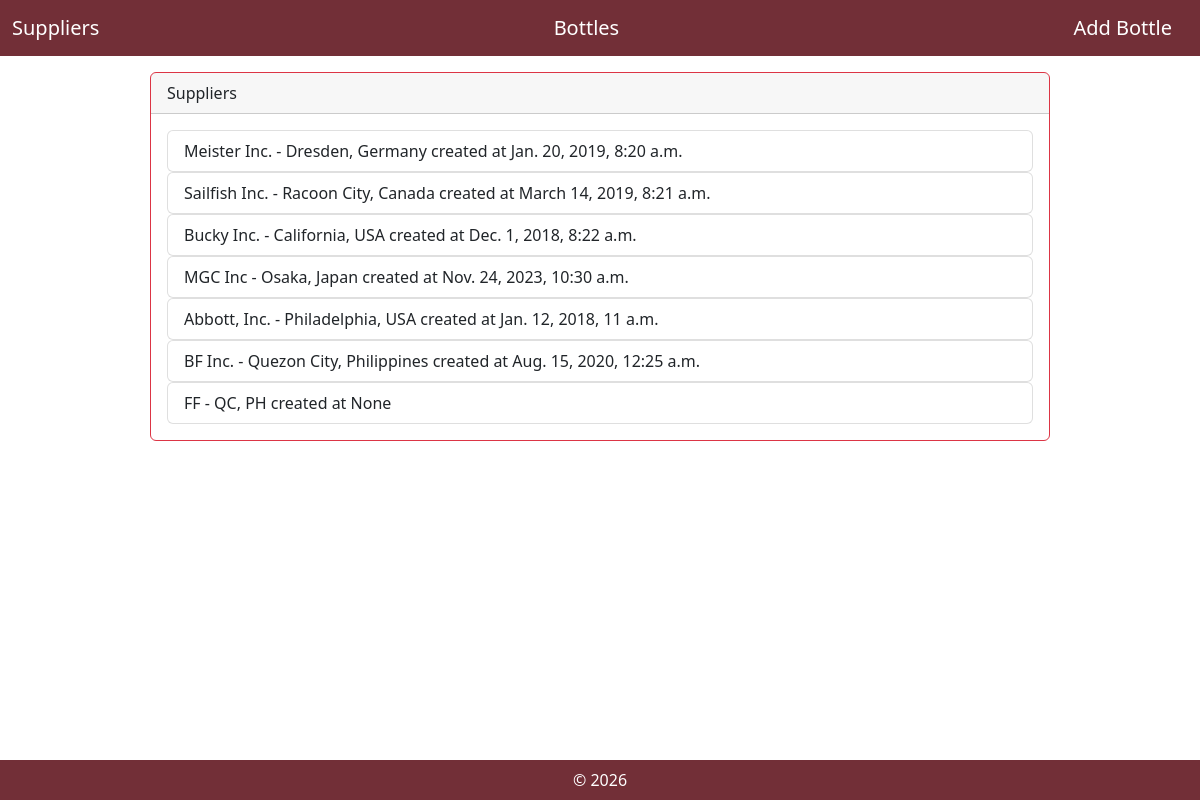
The app's page /view_supplier with its own data.
### MyInventoryApp/models.py (models this page shows, shortened)
class Supplier(models.Model):
    name = models.CharField(max_length=300, unique=True)
    city = models.CharField(max_length=300)
    country = models.CharField(max_length=300)
    created_at = models.DateTimeField(blank=True, null = True)
    objects = models.Manager()

### MyInventoryApp/views.py (the view)
# urls.py: path('view_supplier', views.view_supplier, name='view_supplier'),
def view_supplier(request):
    suppliers = Supplier.objects.all()
    return render(request, 'MyInventoryApp/supplier.html', {'suppliers': suppliers})

### MyInventoryApp/templates/MyInventoryApp/supplier.html
{% extends 'MyInventoryApp/base.html' %}
{% load static %}
{% block content %}
    <div class="card mx-auto w-75 border-danger">
        <div class="card-header">
            Suppliers
        </div>
        <div class="card-body" style="max-height: 600px; overflow-y: auto;">
            {% for supplier in suppliers %}
                <ul class="list-group list-group">
                    <li class="list-group-item">
                    {{ supplier.name }} - {{ supplier.city }}, {{ supplier.country }} created at {{ supplier.created_at }}
                    </li>
                </ul>
            {% endfor %}
        </div>
    </div>
{% endblock %}

### MyInventoryApp/templates/MyInventoryApp/base.html (shortened to what this page needs)
{% load static %}
<html>
    <head>
        <link rel="stylesheet" href="{% static 'bootstrap/css/bootstrap.min.css' %}">
        <link rel="stylesheet" href="{% static 'bootstrap/css/custom.css' %}">
    </head>
    <body style="min-height: 100vh; display: flex; flex-direction: column;">
        <nav class="navbar navbar-dark bg-custom mb-3 sticky-top" style="background-color: #722F37;">
            <div class="container-fluid">
                <a class="navbar-brand mb-0" href="{% url 'view_supplier' %}">Suppliers</a>
                <a class="navbar-brand mb-0" href="{% url 'view_bottles' %}">Bottles</a>
                <a class="navbar-brand mb-0" href="{% url 'add_bottle' %}">Add Bottle</a>
            </div>
        </nav>
            <div style = "flex: 1">
                {% block content %}
                {% endblock %}
            </div>
        <footer class="footer bg-custom" style="background-color: #722F37;">
            <div class="container">&copy; 2026</div>
        </footer>
    </body>
</html>

### records on screen
Supplier: name "Meister Inc.", city "Dresden", country "Germany", created_at "Jan. 20, 2019, 8:20 a.m."
Supplier: name "Sailfish Inc.", city "Racoon City", country "Canada", created_at "March 14, 2019, 8:21 a.m."
Supplier: name "Bucky Inc.", city "California", country "USA", created_at "Dec. 1, 2018, 8:22 a.m."
Supplier: name "MGC Inc", city "Osaka", country "Japan", created_at "Nov. 24, 2023, 10:30 a.m."
Supplier: name "Abbott, Inc.", city "Philadelphia", country "USA", created_at "Jan. 12, 2018, 11 a.m."
Supplier: name "BF Inc.", city "Quezon City", country "Philippines", created_at "Aug. 15, 2020, 12:25 a.m."
Supplier: name "FF", city "QC", country "PH", created_at "None"
